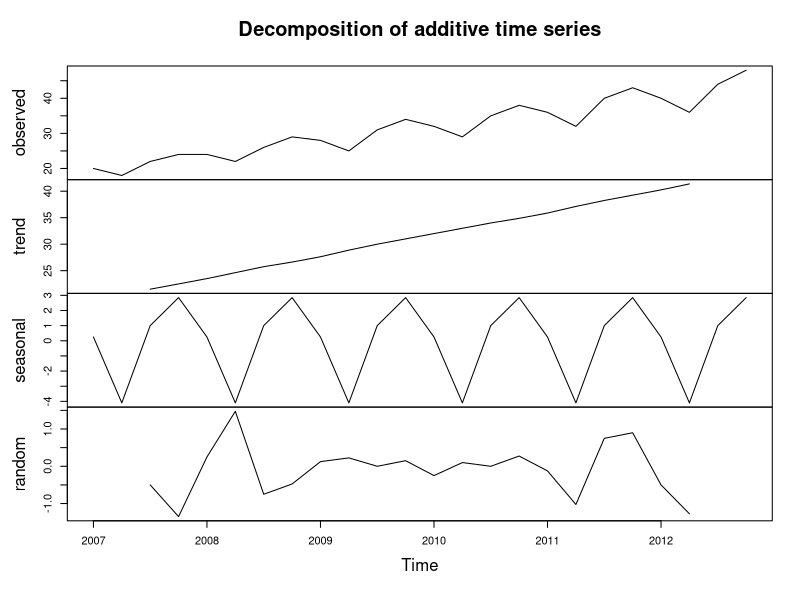

Write R code to recreate this figure.
#serie temporal
Y = ts(c(20, 18, 22, 24, 24, 22, 26, 29, 28, 
         25, 31, 34, 32, 29, 35, 38, 36, 32, 40, 43, 40, 
         36, 44, 48), start = 2007, frequency = 4)
#objeto decomposto
mod = decompose(Y, type= c("additive"))
plot(mod)
#sazonalidade
#print(mod$seasonal)
#serie desazonalizada para modelo aditivo
desS = Y - mod$figure
#plot(Y)
print(desS)